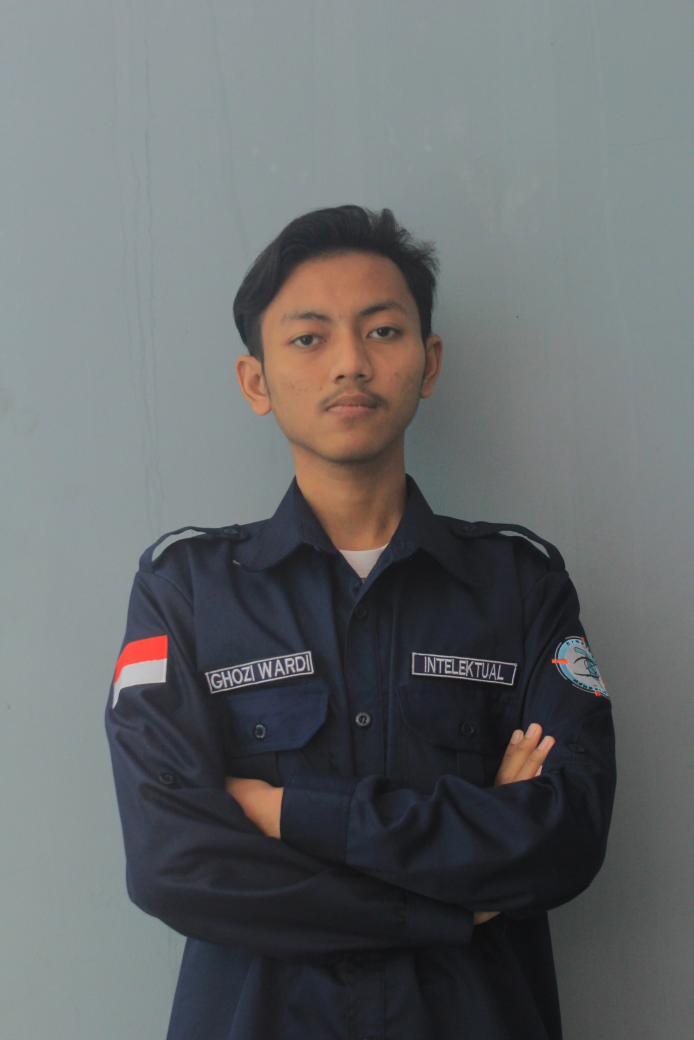
#> input picture data/raw/ghozi.jpg, 2773 x 4160 px, found by its file name (shown at 1/4 size)
$ jupyter execute Untitled.ipynb
#> lines starting #> are read from the running program, lines starting #| are printed output that depends on the picture
[cell 1]
import numpy as np
import os
import sys
import cv2
import matplotlib.pyplot as plt

current_path = os.getcwd()
print(current_path)
project_root_path = os.path.abspath(os.path.join(current_path, ".."))
print(project_root_path)
if project_root_path not in sys.path:
    sys.path.append(project_root_path)
from src.models.forward import Forward

[cell 2]
image = "/Users/ghoziwaridi/PEMOGRAMAN/Python/Deep_learning/CNN/Weed_detection/data/raw/ghozi.jpg"

image = cv2.imread(image)
#> image is the input picture: shape (4160, 2773, 3); mean B, G, R 107, 105.5, 102.5
image = cv2.cvtColor(image, cv2.COLOR_BGR2GRAY)
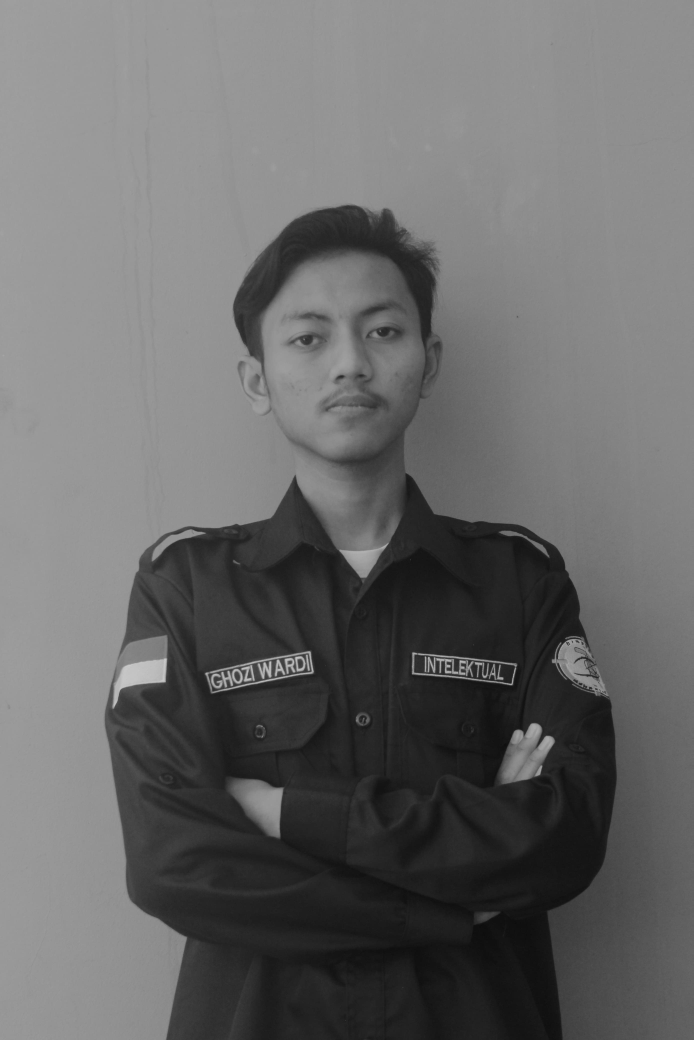
#> image: shape (4160, 2773) (shown at 1/4 size); min 10, max 208, mean 104.8
image = cv2.resize(image, (64, 64))
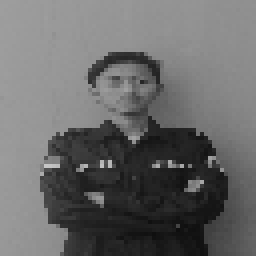
#> image: shape (64, 64) (shown 4 times larger); min 14, max 198, mean 104.8
plt.imshow(image, cmap="gray")
